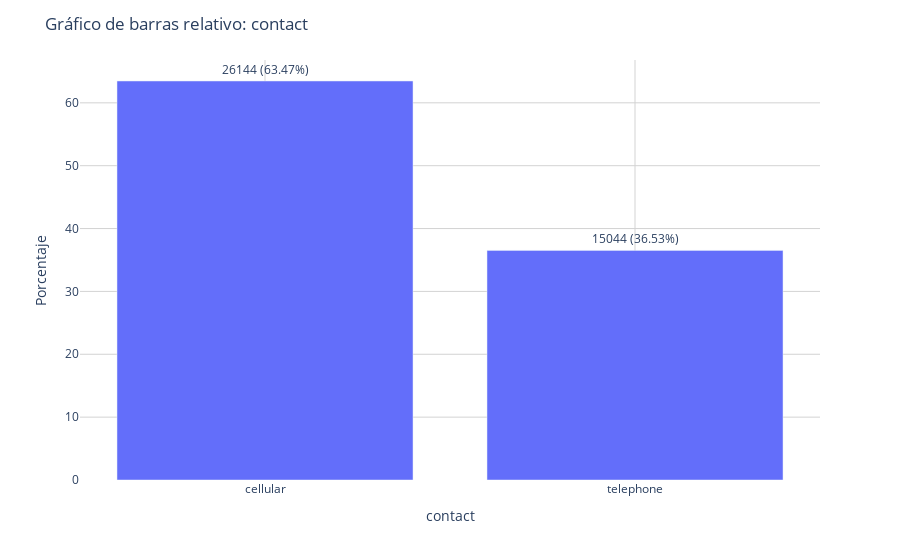
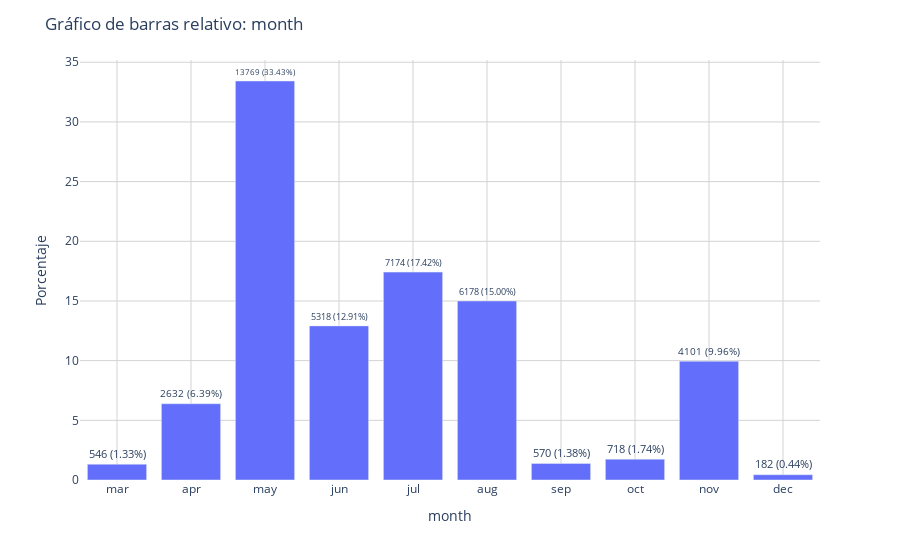
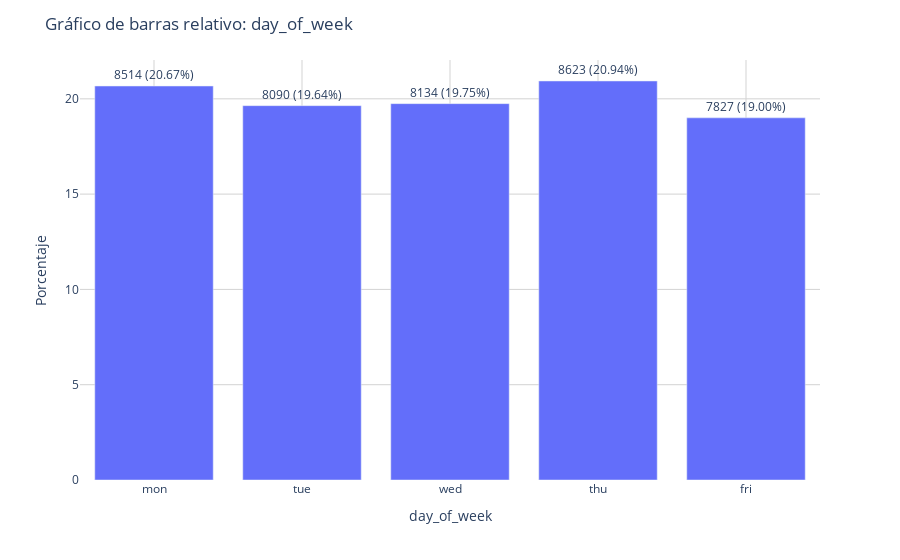

Source (notebook cell) for these figures, in order:
### Markdown cell above
### Campaña actual

### Code cell
for col in campana_actual_cat:
    graficar_barras_relativo_px(df_campana_actual, col)

### Figure 1 — Plotly figure (JSON) as saved in the notebook; plotly's stock layout.template omitted (floating-point values rounded to 4 significant figures)
{"data": [{"alignmentgroup": "True", "hovertemplate": "contact=%{x}<br>Porcentaje=%{y}<br>Texto=%{text}<extra></extra>", "legendgroup": "", "marker": {"color": "#636efa", "pattern": {"shape": ""}}, "name": "", "offsetgroup": "", "orientation": "v", "showlegend": false, "text": ["26144 (63.47%)", "15044 (36.53%)"], "textposition": "outside", "texttemplate": "%{text}", "type": "bar", "x": ["cellular", "telephone"], "xaxis": "x", "y": [63.47, 36.53], "yaxis": "y"}], "layout": {"barmode": "relative", "legend": {"tracegroupgap": 0}, "margin": {"t": 60}, "plot_bgcolor": "white", "title": {"text": "Gráfico de barras relativo: contact"}, "xaxis": {"anchor": "y", "domain": [0, 1], "gridcolor": "lightgrey", "showgrid": true, "title": {"text": "contact"}}, "yaxis": {"anchor": "x", "domain": [0, 1], "gridcolor": "lightgrey", "showgrid": true, "title": {"text": "Porcentaje"}}}}

### Figure 2 — Plotly figure (JSON) as saved in the notebook; plotly's stock layout.template omitted (floating-point values rounded to 4 significant figures)
{"data": [{"alignmentgroup": "True", "hovertemplate": "month=%{x}<br>Porcentaje=%{y}<br>Texto=%{text}<extra></extra>", "legendgroup": "", "marker": {"color": "#636efa", "pattern": {"shape": ""}}, "name": "", "offsetgroup": "", "orientation": "v", "showlegend": false, "text": ["546 (1.33%)", "2632 (6.39%)", "13769 (33.43%)", "5318 (12.91%)", "7174 (17.42%)", "6178 (15.00%)", "570 (1.38%)", "718 (1.74%)", "4101 (9.96%)", "182 (0.44%)"], "textposition": "outside", "texttemplate": "%{text}", "type": "bar", "x": ["mar", "apr", "may", "jun", "jul", "aug", "sep", "oct", "nov", "dec"], "xaxis": "x", "y": [1.326, 6.39, 33.43, 12.91, 17.42, 15.0, 1.384, 1.743, 9.957, 0.4419], "yaxis": "y"}], "layout": {"barmode": "relative", "legend": {"tracegroupgap": 0}, "margin": {"t": 60}, "plot_bgcolor": "white", "title": {"text": "Gráfico de barras relativo: month"}, "xaxis": {"anchor": "y", "categoryarray": ["mar", "apr", "may", "jun", "jul", "aug", "sep", "oct", "nov", "dec"], "categoryorder": "array", "domain": [0, 1], "gridcolor": "lightgrey", "showgrid": true, "title": {"text": "month"}}, "yaxis": {"anchor": "x", "domain": [0, 1], "gridcolor": "lightgrey", "showgrid": true, "title": {"text": "Porcentaje"}}}}

### Figure 3 — Plotly figure (JSON) as saved in the notebook; plotly's stock layout.template omitted (floating-point values rounded to 4 significant figures)
{"data": [{"alignmentgroup": "True", "hovertemplate": "day_of_week=%{x}<br>Porcentaje=%{y}<br>Texto=%{text}<extra></extra>", "legendgroup": "", "marker": {"color": "#636efa", "pattern": {"shape": ""}}, "name": "", "offsetgroup": "", "orientation": "v", "showlegend": false, "text": ["8514 (20.67%)", "8090 (19.64%)", "8134 (19.75%)", "8623 (20.94%)", "7827 (19.00%)"], "textposition": "outside", "texttemplate": "%{text}", "type": "bar", "x": ["mon", "tue", "wed", "thu", "fri"], "xaxis": "x", "y": [20.67, 19.64, 19.75, 20.94, 19.0], "yaxis": "y"}], "layout": {"barmode": "relative", "legend": {"tracegroupgap": 0}, "margin": {"t": 60}, "plot_bgcolor": "white", "title": {"text": "Gráfico de barras relativo: day_of_week"}, "xaxis": {"anchor": "y", "categoryarray": ["mon", "tue", "wed", "thu", "fri"], "categoryorder": "array", "domain": [0, 1], "gridcolor": "lightgrey", "showgrid": true, "title": {"text": "day_of_week"}}, "yaxis": {"anchor": "x", "domain": [0, 1], "gridcolor": "lightgrey", "showgrid": true, "title": {"text": "Porcentaje"}}}}
